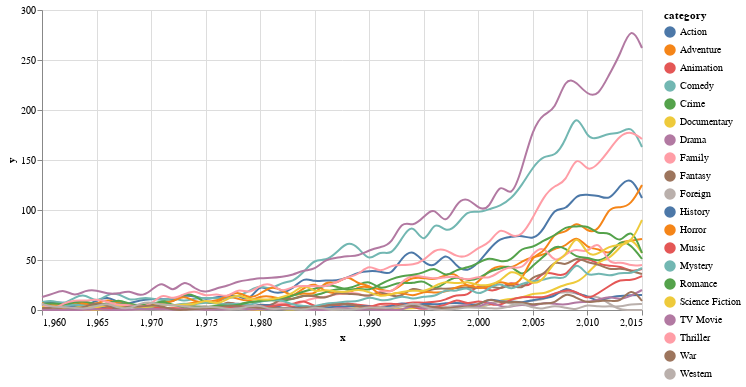

Notebook cell for this chart:
### Code cell
import pandas as pd
import numpy as np

# np.random.seed(42)
# source = pd.DataFrame(np.cumsum(np.random.randn(100, 3), 0).round(2),
#                     columns=['A', 'B', 'C'], index=pd.RangeIndex(100, name='x'))
# source = source.reset_index().melt('x', var_name='category', value_name='y')

# Create a selection that chooses the nearest point & selects based on x-value
nearest = alt.selection(type='single', nearest=True, on='mouseover',
                        fields=['x'], empty='none')

# The basic line
line = alt.Chart(source).mark_line(interpolate='basis').encode(
    x='x:Q',
    y='y:Q',
    color='category:N'
)

# Transparent selectors across the chart. This is what tells us
# the x-value of the cursor
selectors = alt.Chart(source).mark_point().encode(
    x='x:Q',
    opacity=alt.value(0),
).add_selection(
    nearest
)

# Draw points on the line, and highlight based on selection
points = line.mark_point().encode(
    opacity=alt.condition(nearest, alt.value(1), alt.value(0))
)

# Draw text labels near the points, and highlight based on selection
text = line.mark_text(align='left', dx=5, dy=-5).encode(
    text=alt.condition(nearest, 'y:Q', alt.value(' '))
)

# Draw a rule at the location of the selection
rules = alt.Chart(source).mark_rule(color='gray').encode(
    x='x:Q',
).transform_filter(
    nearest
)

# Put the five layers into a chart and bind the data
alt.layer(
    line, selectors, points, rules, text
).properties(
    width=600, height=300
)

### Figure 1 — Vega-Lite specification as saved in the notebook (floating-point values rounded to 4 significant figures; data arrays with more than 128 entries replaced by an {"elided": "..."} marker saying what was removed)
{"config": {"view": {"continuousWidth": 400, "continuousHeight": 300}}, "layer": [{"mark": {"type": "line", "interpolate": "basis"}, "encoding": {"color": {"type": "nominal", "field": "category"}, "x": {"type": "quantitative", "field": "x"}, "y": {"type": "quantitative", "field": "y"}}}, {"mark": "point", "encoding": {"opacity": {"value": 0}, "x": {"type": "quantitative", "field": "x"}}, "selection": {"selector012": {"type": "single", "nearest": true, "on": "mouseover", "fields": ["x"], "empty": "none"}}}, {"mark": "point", "encoding": {"color": {"type": "nominal", "field": "category"}, "opacity": {"condition": {"value": 1, "selection": "selector012"}, "value": 0}, "x": {"type": "quantitative", "field": "x"}, "y": {"type": "quantitative", "field": "y"}}}, {"mark": {"type": "rule", "color": "gray"}, "encoding": {"x": {"type": "quantitative", "field": "x"}}, "transform": [{"filter": {"selection": "selector012"}}]}, {"mark": {"type": "text", "align": "left", "dx": 5, "dy": -5}, "encoding": {"color": {"type": "nominal", "field": "category"}, "text": {"condition": {"type": "quantitative", "field": "y", "selection": "selector012"}, "value": " "}, "x": {"type": "quantitative", "field": "x"}, "y": {"type": "quantitative", "field": "y"}}}], "data": {"name": "data-c6d69308bcea06bbb6c819c198dcce5a"}, "height": 300, "width": 600, "$schema": "https://vega.github.io/schema/vega-lite/v4.0.2.json", "datasets": {"data-c6d69308bcea06bbb6c819c198dcce5a": {"elided": "1120 records"}}}
